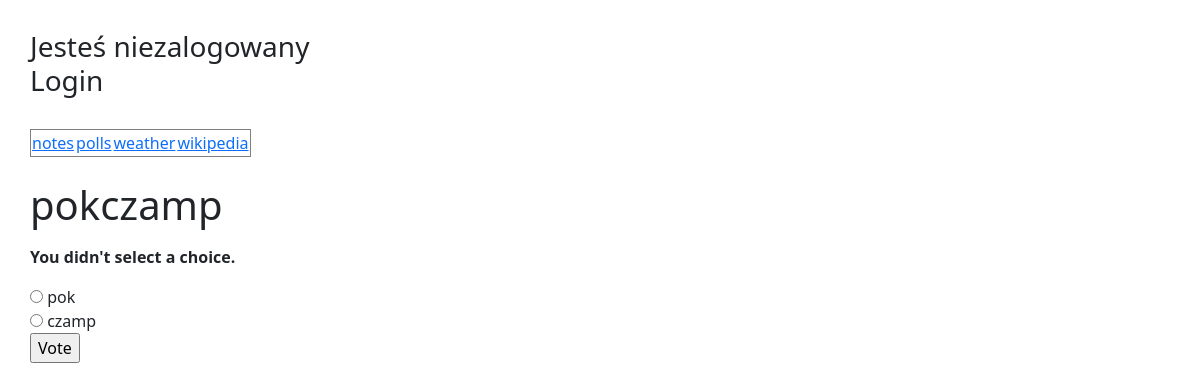
The page /polls/1/vote/ on the database its author committed.
### polls/models.py (models this page shows, shortened)
class Question(models.Model):
    question_text = models.CharField(max_length=200)
    pub_date = models.DateTimeField('date published')

class Choice(models.Model):
    question = models.ForeignKey(Question, on_delete=models.CASCADE)
    choice_text = models.CharField(max_length=200)
    votes = models.IntegerField(default=0)

### polls/views.py (the view)
# urls.py: path('<int:question_id>/vote/', views.vote, name='vote'),
def vote(request, question_id):
    question = get_object_or_404(Question, pk=question_id)
    try:
        selected_choice = question.choice_set.get(pk=request.POST['choice'])
    except (KeyError, Choice.DoesNotExist):
        return render(request, 'polls/detail.html', {
            'question': question,
            'error_message': "You didn't select a choice.",
        })
    else:
        selected_choice.votes += 1
        selected_choice.save()
        return HttpResponseRedirect(reverse('polls:results', args=(question.id,)))

### polls/templates/polls/detail.html (shortened to what this page needs)
{% extends 'index.html' %}
{% block content %}
<form action="{% url 'polls:vote' question.id %}" method="post">
<fieldset>
    <legend><h1>{{ question.question_text }}</h1></legend>
    {% if error_message %}<p><strong>{{ error_message }}</strong></p>{% endif %}
    {% for choice in question.choice_set.all %}
        <input type="radio" name="choice" id="choice{{ forloop.counter }}" value="{{ choice.id }}">
        <label for="choice{{ forloop.counter }}">{{ choice.choice_text }}</label><br>
    {% endfor %}
</fieldset>
<input type="submit" value="Vote">
</form>
{% endblock %}

### rows shown on the page
Question: question_text "pokczamp"
Choice: choice_text "pok"
Choice: choice_text "czamp"

### other values the page prints
{{ error_message }} "You didn't select a choice."
